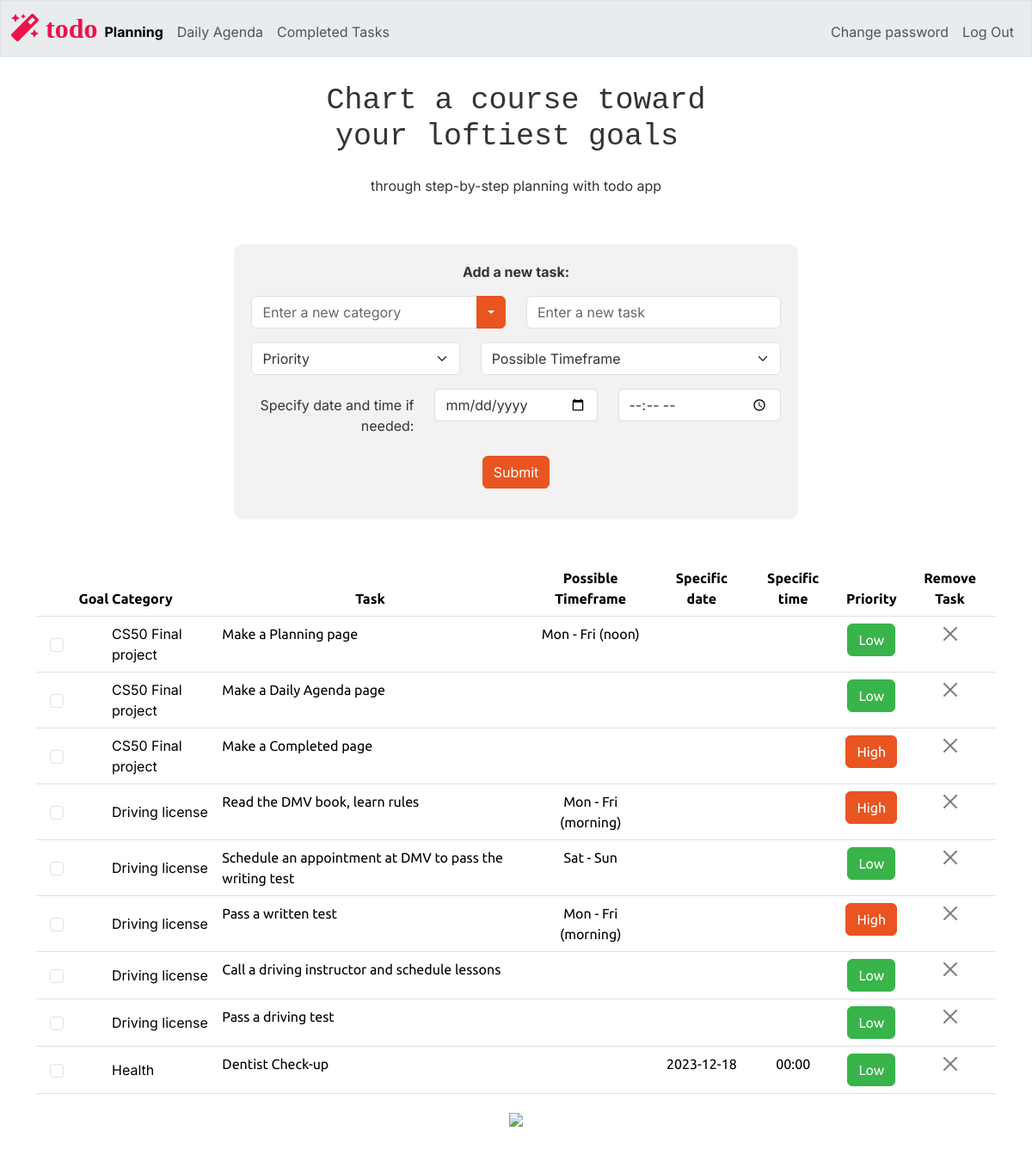
Before: / (signed in) with the older database file.
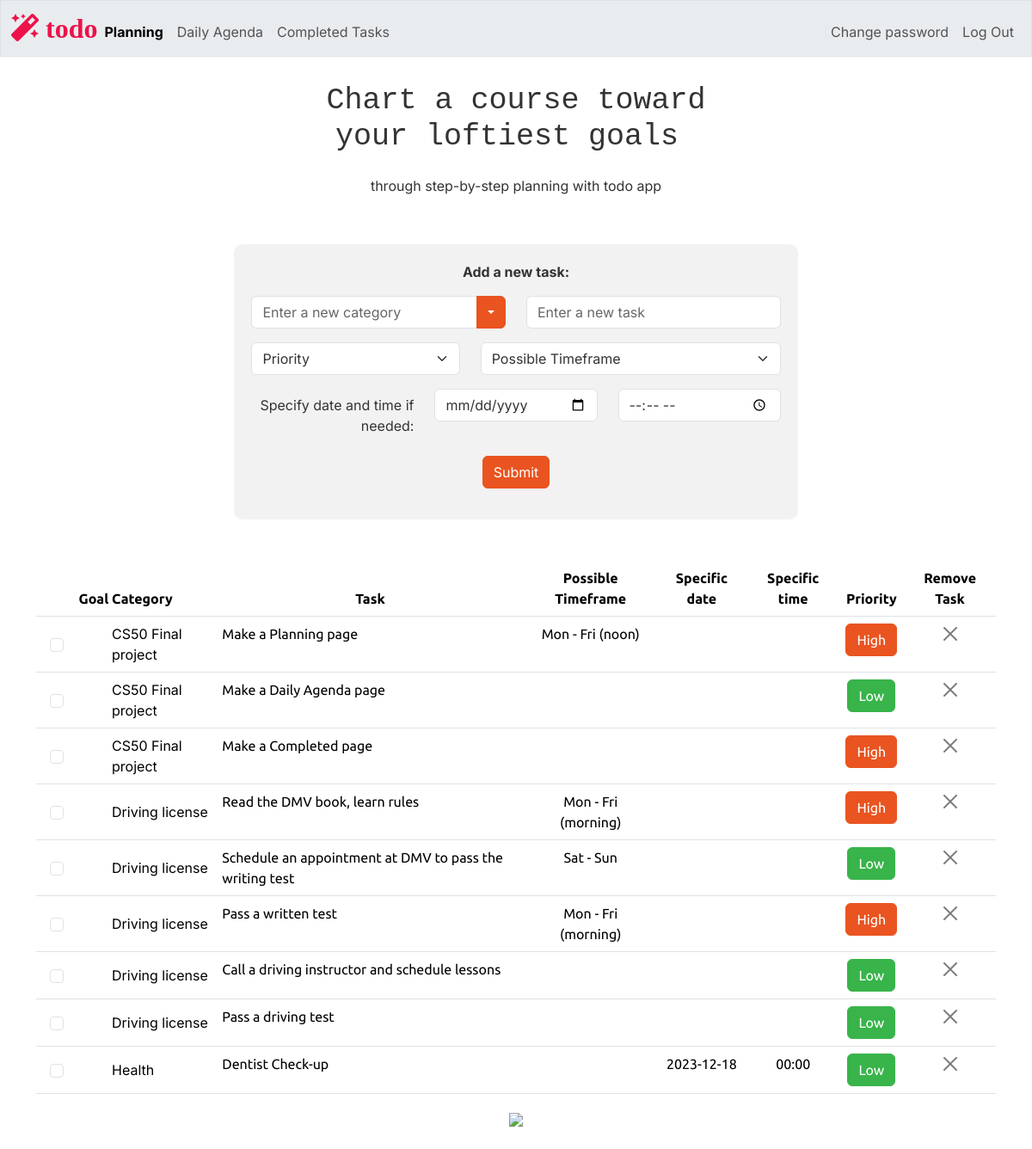
After: the same page with the newer database file.
### tables this page shows
CREATE TABLE tasks (
    id INTEGER PRIMARY KEY AUTOINCREMENT NOT NULL,
    users_id INTEGER NOT NULL,
    category TEXT NOT NULL,
    task TEXT NOT NULL,
    timeframe TEXT,
    priority TEXT,
    completion INTEGER DEFAULT 0,
    date DATE,
    time TIME,
    FOREIGN KEY (users_id) REFERENCES users(id)
);

### app.py (the view)
@app.route("/", methods=["GET", "POST"])
@login_required
def index():
    users_id = session["user_id"]
    tasks = db.execute("SELECT * FROM tasks WHERE users_id =? AND completion = 0 ORDER BY category", users_id)
    task_categories = db.execute("SELECT distinct category FROM tasks WHERE users_id =? ORDER BY category COLLATE NOCASE", users_id)
    welcome_message_h1 = "Chart a course toward\n your loftiest goals "
    welcome_message_p = "through step-by-step planning with todo app"
    return render_template("index.html", tasks=tasks, task_categories=task_categories, welcome_message_h1 = welcome_message_h1, welcome_message_p = welcome_message_p, current_page="planning")

### app.py (called while the page is built)
@app.after_request
def after_request(response):
    response.headers["Cache-Control"] = "no-cache, no-store, must-revalidate"
    response.headers["Expires"] = 0
    response.headers["Pragma"] = "no-cache"
    return response

### helpers.py (called while the page is built)
def login_required(f):
    @wraps(f)
    def decorated_function(*args, **kwargs):
        if session.get("user_id") is None:
            return redirect("/login")
        return f(*args, **kwargs)
    return decorated_function

### templates/index.html (shortened to what this page needs)
{% extends "layout.html" %}
{% block main %}
<div class="container container-fluid mt-3">
    <form method="POST" action="/add_task" class="mx-auto text-center mb-5" style="background-color: #f2f2f2; padding: 20px; border-radius: 10px; width: 60%;">
        <div class="col-sm-5 mx-auto">
            <label><b>Add a new task:</b></label>
        </div>
        <div class="mb-3 row mt-3">
            <div class="col-sm-6">
                <div class="input-group">
                    <input type="text" id="category" name="category" class="form-control" placeholder="Enter a new category" autocomplete="off" aria-label="Text input with dropdown button">
                    <button class="btn btn-primary dropdown-toggle" type="button" data-bs-toggle="dropdown" aria-expanded="false"></button>
                </div>
            </div>
            <div class="col-sm-6 mx-auto">
                <input type="text" class="form-control" id="task" name="task" placeholder="Enter a new task" autocomplete="off" required>
            </div>
        </div>
        <div class="mb-3 row">
            <div class="col-sm-5 mx-auto">
                <select class="form-select" id="priority" name="priority" required>
                    <option selected disabled>Priority</option>
                </select>
            </div>
            <div class="col-sm-7 mx-auto">
                <select class="form-select" id="timeframe" name="timeframe" required>
                    <option selected disabled>Possible Timeframe</option>
                </select>
            </div>
        </div>
        <div class="mb-3 row">
            <label for="date" class="col-sm-4 col-form-label text-end">Specify date and time if needed:</label>
            <div class="col-sm-4 mx-auto">
                <input type="date" class="form-control" id="date" name="date" autocomplete="off">
            </div>
            <div class="col-sm-4 mx-auto">
                <input type="time" class="form-control" id="time" name="time" autocomplete="off">
            </div>
        </div>
        <div class="mb-3 row">
            <div class="col-sm-4 mx-auto">
                <button type="submit" class="btn btn-primary">Submit</button>
            </div>
        </div>
    </form>
</div>
<table class="table">
    <thead>
        <tr>
            <th> Goal Category</th>
            <th> Task </th>
            <th> Possible Timeframe </th>
            <th> Specific date </th>
            <th> Specific time </th>
            <th> Priority </th>
            <th> Remove Task </th>
        </tr>
    </thead>
    <tbody>
        {% for task in tasks %}
            <tr id="todo_row_{{ task.id }}" >
                <td class="align-middle " style="text-align: left;">
                    <div class="d-flex align-items-center " >
                        <div class=" col-sm-2 d-flex justify-content-center align-items-center form-check" >
                            <input class="form-check-input completion-checkbox"
                                    type="checkbox"
                                    id="completion_{{ task.id }}"
                                    name="task_completion"
                                    data-task-id="{{ task.id }}"
                                    data-completion="{{ task.completion}}"
                                    onchange="updateTaskStatus(this)">
                        </div>
                        <label class="form-check-label ms-5" for="completion_{{ task.id }}">
                            {{ task.category }}
                        </label>
                    </div>
                </td>
                <td style="text-align: left;">{{ task.task }}</td>
                <td>{{ task.timeframe if (task.date is none or task.date =='') and task.timeframe is not none else '' }}</td>
                <td>{{ task.date or '' }}</td>
                <td>{{ task.time or '' }}</td>
                <td>
                    <button class="btn btn-primary {{ 'btn-success' if (task.priority or 'Low') == 'Low' else '' }}" onclick="changePriority({{ task.id }}, this)">{{ task.priority or 'Low' }}</button>
                </td>
                <td>
                    <button class="btn-close" data-bs-toggle="modal" data-bs-target="#deleteConfirmationModal_{{ task.id }}"></button>
                </td>
            </tr>
        {% endfor %}
    </tbody>
</table>
<img src="/static/planning2.png" class="wide-image">
{% endblock %}

### templates/layout.html (shortened to what this page needs)
<!DOCTYPE html>
<html lang="en">
<head>
    <link href="/static/bootstrap.min.css" rel="stylesheet">
    <link href="/static/styles.css" rel="stylesheet">
    <link rel="stylesheet" href="https://cdnjs.cloudflare.com/ajax/libs/font-awesome/5.15.3/css/all.min.css">
</head>
<body>
    <nav class="bg-light border navbar navbar-expand-md navbar-light fixed-top">
        <div class="container-fluid">
            <a class="site-logo" href="/"><span>
                <i class="fas fa-magic" style="color: #ed1249;"> todo</i></span></a>
            <div class="collapse navbar-collapse" id="navbar">
                {% if session["user_id"] %}
                    <ul class="navbar-nav me-auto mt-2">
                        <li class="nav-item"><a class="nav-link {% if current_page == 'planning' %}active{% endif %}" href="/">Planning</a></li>
                        <li class="nav-item"><a class="nav-link {% if current_page == 'agenda' %}active{% endif %}" href="/agenda">Daily Agenda</a></li>
                        <li class="nav-item"><a class="nav-link {% if current_page == 'completed' %}active{% endif %}" href="/completed">Completed Tasks</a></li>
                    </ul>
                    <ul class="navbar-nav ms-auto mt-2">
                        <li class="nav-item"><a class="nav-link" href="/password_change">Change password</a></li>
                        <li class="nav-item"><a class="nav-link" href="/logout">Log Out</a></li>
                    </ul>
                {% else %}
                    <ul class="navbar-nav ms-auto mt-2">
                        <li class="nav-item"><a class="nav-link" href="/register">Register</a></li>
                        <li class="nav-item"><a class="nav-link" href="/login">Log In</a></li>
                    </ul>
                {% endif %}
            </div>
        </div>
    </nav>
    <br>
    <br>
    <div class="container-fluid text-center mt-5">
        <h1 class="mb-4"><pre>{{ welcome_message_h1}} </pre>
        </h1>
        <p>{{ welcome_message_p }}</p>
    </div>
    <main class="container container-fluid py-4 text-center">
        {% block main %}{% endblock %}
    </main>
</body>
</html>

### static/styles.css (style rules this page uses)
nav .site-logo { font-size: xx-large; text-decoration: none; }
p, span, div, h1, button { font-family: 'Inter', sans-serif; }
body { background-color: # f6f5f4; }
.navbar-nav .nav-link.active { font-weight: bold; }

Changed rows visible on the page:
changed tasks "Make a Planning page": priority "Low" → "High"
